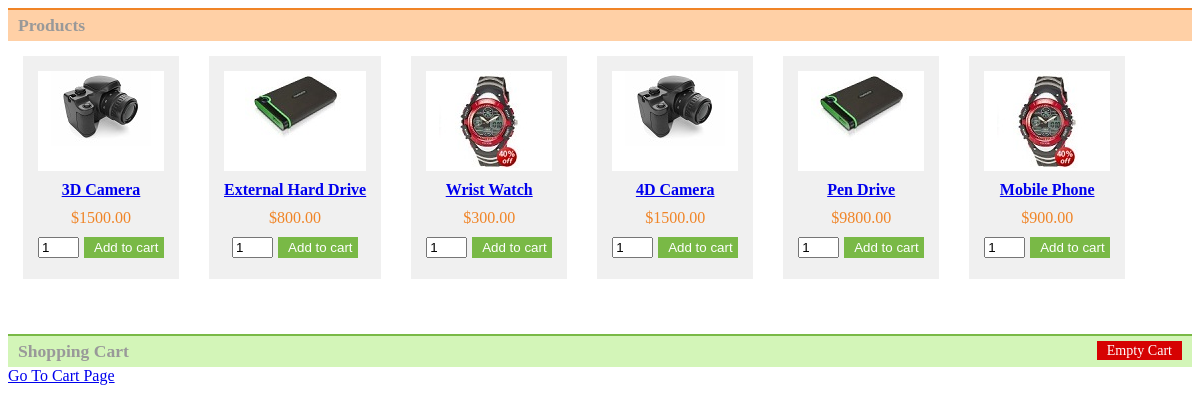
The page / on the database its author committed.
### tables this page shows
CREATE TABLE `tblproduct` (
  `id` int(8) NOT NULL AUTO_INCREMENT,
  `name` varchar(255) NOT NULL,
  `code` varchar(255) NOT NULL,
  `image` text NOT NULL,
  `price` double(10,2) NOT NULL,
  `view_count` int(11) DEFAULT NULL,
  PRIMARY KEY (`id`),
  UNIQUE KEY `product_code` (`code`)
);

### config.php (called while the page is built)
<?php
Class Config {
	public function getUrLFinalString(){
		$current_page_uri = $_SERVER['REQUEST_URI'];
		$part_url = explode("/", $current_page_uri);
		$page_name = end($part_url);
		return $page_name;
	}
	public function getCurrentProjectName(){
		$current_page_uri = $_SERVER['REQUEST_URI'];
		$part_url = explode("/", $current_page_uri);
		$current_dir = $part_url[1];
		return $current_dir;
	}
}
?>

### model/productController.php (called while the page is built)
<?php
require_once("controller/dbcontroller.php");
Class productController {
	public function getProducts(){
		$db_handle = new DBController();
		$conn = $db_handle->connectDB();
		$results = $db_handle->runQuery($conn,"SELECT * FROM tblproduct ORDER BY id ASC");
		return $results;
	}
}
?>

### controller/dbcontroller.php (called while the page is built, shortened)
<?php
class DBController {
	function runQuery($conn,$query) {
		$result = mysqli_query($conn,$query);
		while($row=mysqli_fetch_assoc($result)) {
			$resultset[] = $row;
		}
		if(!empty($resultset))
			return $resultset;
	}
}
?>

### view/products.php (the view, shortened to what this page needs)
<?php
require_once('header.php');
require_once('model/productController.php');
?>
<BODY>
<div id="product-grid">
	<div class="txt-heading">Products</div>
	<?php
	$productModel = new productController();
	$product_array = $productModel->getProducts();
	if (!empty($product_array)) {
		foreach($product_array as $key=>$value){
	?>
		<div class="product-item">
			<form id="frmCart">
			<a href="http://<?php echo $_SERVER['HTTP_HOST'].'/'.$current_dir; ?>/?productID=<?php echo $product_array[$key]["code"]; ?>">
			<div class="product-image"><img src="<?php echo $product_array[$key]["image"]; ?>"></div>
			<div><strong><?php echo $product_array[$key]["name"]; ?></strong></div>
			</a>
			<div class="product-price"><?php echo "$".$product_array[$key]["price"]; ?></div>
			<div><input type="text" id="qty_<?php echo $product_array[$key]["code"]; ?>" name="quantity" value="1" size="2" />
			<?php
				$in_session = "0";
			?>
			<input type="button" id="add_<?php echo $product_array[$key]["code"]; ?>" value="Add to cart" class="btnAddAction cart-action" onClick = "cartAction('add','<?php echo $product_array[$key]["code"]; ?>')" <?php if($in_session != "0") { ?>style="display:none" <?php } ?> />
			</div>
			</form>
		</div>
	<?php
			}
	}
	?>
</div>
<div id="shopping-cart">
<div class="txt-heading">Shopping Cart <a id="btnEmpty" class="cart-action" onClick="cartAction('empty','');">Empty Cart</a></div>
<a href="http://<?php echo $_SERVER['HTTP_HOST'].'/'.$current_dir.'/cart.php'; ?>" />Go To Cart Page </a>
</div>
<?php
require_once('footer.php');
?>

### index.php (shortened to what this page needs)
<?php
require_once("config.php");
$part_url = new Config();
$page_name = $part_url->getUrLFinalString();
if ($page_name=='') {
    include 'view/products.php';
}else if($page_name=='cart.php'){
	if(isset($_SESSION["cart_item"])){
		include 'view/cart.php';
	}else{
		include 'view//products.php';
	}
}else if($_GET['productID']){
	$product_code = $_GET['productID'];
	include 'view/products_details.php';
}
?>

### view/header.php (shortened to what this page needs)
<?php
require_once("config.php");
$part_url = new Config();
$current_dir = $part_url->getCurrentProjectName();
require_once("controller/dbcontroller.php");
?>
<HTML>
<HEAD>
<link href="assets/css/style.css" type="text/css" rel="stylesheet" />
</HEAD>

### view/footer.php (shortened to what this page needs)
</BODY>
</HTML>

### assets/css/style.css (style rules this page uses)
.txt-heading { padding: 5px 10px;font-size:1.1em;font-weight:bold;color:#999; }
#btnEmpty { background-color:#D60202;border:0;padding:1px 10px;color:#FFF; font-size:0.8em;font-weight:normal;float:right;text-decoration:none; }
.btnAddAction { background-color:#79b946;border:0;padding:3px 10px;color:#FFF;margin-left:1px;width:80px; }
#shopping-cart { border-top: #79b946 2px solid;margin-bottom:30px; }
#shopping-cart .txt-heading { background-color: #D3F5B8; }
#product-grid { border-top: #F08426 2px solid;margin-bottom:30px; }
#product-grid .txt-heading { background-color: #FFD0A6; }
.product-item { float:left; background:#F0F0F0; margin:15px; padding:5px; }
.product-item div { text-align:center; margin:10px; }
.product-price { color:#F08426; }
.product-image { height:100px;background-color:#FFF; }
.cart-action { cursor:pointer; }

### rows shown on the page
tblproduct: image (picture), name "3D Camera", price "1500.00"
tblproduct: image (picture), name "External Hard Drive", price "800.00"
tblproduct: image (picture), name "Wrist Watch", price "300.00"
tblproduct: image (picture), name "4D Camera", price "1500.00"
tblproduct: image (picture), name "Pen Drive", price "9800.00"
tblproduct: image (picture), name "Mobile Phone", price "900.00"
